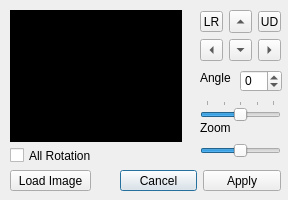
<?xml version="1.0" encoding="UTF-8"?>
<ui version="4.0">
 <class>Dialog_Import</class>
 <widget class="QDialog" name="Dialog_Import">
  <property name="geometry">
   <rect>
    <x>0</x>
    <y>0</y>
    <width>288</width>
    <height>200</height>
   </rect>
  </property>
  <property name="sizePolicy">
   <sizepolicy hsizetype="Maximum" vsizetype="Maximum">
    <horstretch>0</horstretch>
    <verstretch>0</verstretch>
   </sizepolicy>
  </property>
  <property name="windowTitle">
   <string>Import Texture</string>
  </property>
  <widget class="QDialogButtonBox" name="buttonBox_dialog">
   <property name="geometry">
    <rect>
     <x>120</x>
     <y>170</y>
     <width>161</width>
     <height>21</height>
    </rect>
   </property>
   <property name="locale">
    <locale language="English" country="UnitedStates"/>
   </property>
   <property name="orientation">
    <enum>Qt::Horizontal</enum>
   </property>
   <property name="standardButtons">
    <set>QDialogButtonBox::Apply|QDialogButtonBox::Cancel</set>
   </property>
  </widget>
  <widget class="QWidget" name="image_control" native="true">
   <property name="geometry">
    <rect>
     <x>200</x>
     <y>10</y>
     <width>81</width>
     <height>51</height>
    </rect>
   </property>
   <property name="maximumSize">
    <size>
     <width>101</width>
     <height>71</height>
    </size>
   </property>
   <layout class="QGridLayout" name="gridLayout">
    <item row="1" column="0">
     <widget class="QToolButton" name="toolButton_left">
      <property name="text">
       <string>...</string>
      </property>
      <property name="autoRepeat">
       <bool>true</bool>
      </property>
      <property name="arrowType">
       <enum>Qt::LeftArrow</enum>
      </property>
     </widget>
    </item>
    <item row="1" column="1">
     <widget class="QToolButton" name="toolButton_down">
      <property name="text">
       <string>...</string>
      </property>
      <property name="autoRepeat">
       <bool>true</bool>
      </property>
      <property name="arrowType">
       <enum>Qt::DownArrow</enum>
      </property>
     </widget>
    </item>
    <item row="1" column="2">
     <widget class="QToolButton" name="toolButton_right">
      <property name="text">
       <string>...</string>
      </property>
      <property name="autoRepeat">
       <bool>true</bool>
      </property>
      <property name="arrowType">
       <enum>Qt::RightArrow</enum>
      </property>
     </widget>
    </item>
    <item row="0" column="1">
     <widget class="QToolButton" name="toolButton_up">
      <property name="text">
       <string>...</string>
      </property>
      <property name="autoRepeat">
       <bool>true</bool>
      </property>
      <property name="arrowType">
       <enum>Qt::UpArrow</enum>
      </property>
     </widget>
    </item>
    <item row="0" column="2">
     <widget class="QToolButton" name="toolButton_updown">
      <property name="toolTip">
       <string>Mirror Up Down</string>
      </property>
      <property name="text">
       <string>UD</string>
      </property>
      <property name="arrowType">
       <enum>Qt::NoArrow</enum>
      </property>
     </widget>
    </item>
    <item row="0" column="0">
     <widget class="QToolButton" name="toolButton_leftright">
      <property name="toolTip">
       <string>Mirror Left Right</string>
      </property>
      <property name="text">
       <string>LR</string>
      </property>
      <property name="popupMode">
       <enum>QToolButton::DelayedPopup</enum>
      </property>
      <property name="arrowType">
       <enum>Qt::NoArrow</enum>
      </property>
     </widget>
    </item>
   </layout>
  </widget>
  <widget class="QLabel" name="sprite_view">
   <property name="enabled">
    <bool>true</bool>
   </property>
   <property name="geometry">
    <rect>
     <x>10</x>
     <y>10</y>
     <width>172</width>
     <height>132</height>
    </rect>
   </property>
   <property name="contextMenuPolicy">
    <enum>Qt::DefaultContextMenu</enum>
   </property>
   <property name="autoFillBackground">
    <bool>false</bool>
   </property>
   <property name="styleSheet">
    <string notr="true">QLabel {

	background-color: rgb(0, 0, 0);
}</string>
   </property>
   <property name="frameShape">
    <enum>QFrame::WinPanel</enum>
   </property>
   <property name="frameShadow">
    <enum>QFrame::Raised</enum>
   </property>
   <property name="lineWidth">
    <number>1</number>
   </property>
   <property name="text">
    <string/>
   </property>
   <property name="pixmap">
    <pixmap resource="resources.qrc">:/images/res/frame_import.png</pixmap>
   </property>
  </widget>
  <widget class="QPushButton" name="pushButton_loadImageButton">
   <property name="geometry">
    <rect>
     <x>10</x>
     <y>170</y>
     <width>81</width>
     <height>21</height>
    </rect>
   </property>
   <property name="toolTip">
    <string>Load your base path texture</string>
   </property>
   <property name="text">
    <string>Load Image</string>
   </property>
  </widget>
  <widget class="QCheckBox" name="checkBox_rotations">
   <property name="geometry">
    <rect>
     <x>10</x>
     <y>140</y>
     <width>81</width>
     <height>31</height>
    </rect>
   </property>
   <property name="text">
    <string>All Rotations</string>
   </property>
  </widget>
  <widget class="QSlider" name="slider_zoom">
   <property name="geometry">
    <rect>
     <x>200</x>
     <y>140</y>
     <width>81</width>
     <height>22</height>
    </rect>
   </property>
   <property name="minimum">
    <number>-25</number>
   </property>
   <property name="maximum">
    <number>25</number>
   </property>
   <property name="singleStep">
    <number>1</number>
   </property>
   <property name="value">
    <number>0</number>
   </property>
   <property name="orientation">
    <enum>Qt::Horizontal</enum>
   </property>
   <property name="tickInterval">
    <number>0</number>
   </property>
  </widget>
  <widget class="QLabel" name="label">
   <property name="geometry">
    <rect>
     <x>200</x>
     <y>70</y>
     <width>47</width>
     <height>16</height>
    </rect>
   </property>
   <property name="text">
    <string>Angle</string>
   </property>
  </widget>
  <widget class="QSpinBox" name="spinBox_angle">
   <property name="geometry">
    <rect>
     <x>240</x>
     <y>70</y>
     <width>42</width>
     <height>22</height>
    </rect>
   </property>
   <property name="minimum">
    <number>-180</number>
   </property>
   <property name="maximum">
    <number>180</number>
   </property>
  </widget>
  <widget class="QLabel" name="label_2">
   <property name="geometry">
    <rect>
     <x>200</x>
     <y>120</y>
     <width>47</width>
     <height>16</height>
    </rect>
   </property>
   <property name="text">
    <string>Zoom</string>
   </property>
  </widget>
  <widget class="QSlider" name="slider_angle">
   <property name="geometry">
    <rect>
     <x>200</x>
     <y>100</y>
     <width>81</width>
     <height>22</height>
    </rect>
   </property>
   <property name="minimum">
    <number>-180</number>
   </property>
   <property name="maximum">
    <number>180</number>
   </property>
   <property name="singleStep">
    <number>1</number>
   </property>
   <property name="value">
    <number>0</number>
   </property>
   <property name="orientation">
    <enum>Qt::Horizontal</enum>
   </property>
   <property name="tickPosition">
    <enum>QSlider::TicksAbove</enum>
   </property>
   <property name="tickInterval">
    <number>90</number>
   </property>
  </widget>
 </widget>
 <resources>
  <include location="resources.qrc"/>
  <include location="resources.qrc"/>
 </resources>
 <connections>
  <connection>
   <sender>buttonBox_dialog</sender>
   <signal>clicked(QAbstractButton*)</signal>
   <receiver>Dialog_Import</receiver>
   <slot>accept()</slot>
   <hints>
    <hint type="sourcelabel">
     <x>280</x>
     <y>190</y>
    </hint>
    <hint type="destinationlabel">
     <x>157</x>
     <y>189</y>
    </hint>
   </hints>
  </connection>
  <connection>
   <sender>buttonBox_dialog</sender>
   <signal>rejected()</signal>
   <receiver>Dialog_Import</receiver>
   <slot>reject()</slot>
   <hints>
    <hint type="sourcelabel">
     <x>280</x>
     <y>190</y>
    </hint>
    <hint type="destinationlabel">
     <x>271</x>
     <y>189</y>
    </hint>
   </hints>
  </connection>
  <connection>
   <sender>slider_angle</sender>
   <signal>valueChanged(int)</signal>
   <receiver>spinBox_angle</receiver>
   <slot>setValue(int)</slot>
   <hints>
    <hint type="sourcelabel">
     <x>248</x>
     <y>108</y>
    </hint>
    <hint type="destinationlabel">
     <x>264</x>
     <y>83</y>
    </hint>
   </hints>
  </connection>
  <connection>
   <sender>spinBox_angle</sender>
   <signal>valueChanged(int)</signal>
   <receiver>slider_angle</receiver>
   <slot>setValue(int)</slot>
   <hints>
    <hint type="sourcelabel">
     <x>248</x>
     <y>86</y>
    </hint>
    <hint type="destinationlabel">
     <x>225</x>
     <y>107</y>
    </hint>
   </hints>
  </connection>
 </connections>
</ui>
